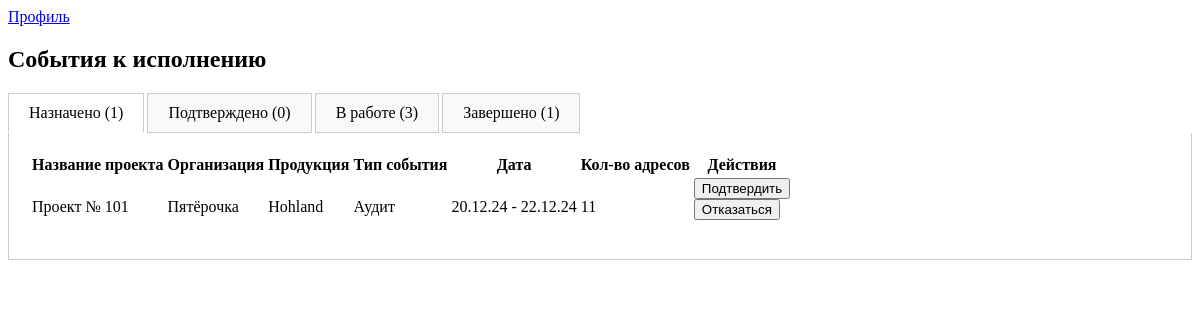
Page /projects/assigned-events/ (signed in) on the committed database.
### projects/models.py (models this page shows, shortened)
class Event(models.Model):
    EVENT_TYPES = (
        ('montage', 'Монтаж'),
        ('audit', 'Аудит'),
        ('dismantle', 'Демонтаж'),
    )
    STATUS_CHOICES = [
        ('created', 'Создано'),
        ('assigned', 'Назначено'),
        ('in_progress', 'В работе'),
        ('completed', 'Завершено'),
    ]
    project = models.ForeignKey(Project, related_name='events', on_delete=models.CASCADE)
    event_type = models.CharField(choices=EVENT_TYPES, max_length=20)
    status = models.CharField(max_length=11, choices=STATUS_CHOICES, default='created')
    description = models.TextField(blank=True)
    photo_count = models.IntegerField()
    event_date = models.DateField()
    duration_days = models.IntegerField()
    assigned_users = models.ManyToManyField(User, through='EventUser', blank=True, related_name='events_as_assignee')
    def due_date(self):
        return self.event_date + timezone.timedelta(days=self.duration_days)

class Project(models.Model):
    user = models.ForeignKey(User, on_delete=models.CASCADE)  # Убрали null=True
    name = models.CharField(max_length=255)
    description = models.TextField(blank=True)
    excel_file = models.FileField(upload_to='excel/', null=True, blank=True)
    organization = models.CharField(max_length=255, blank=True, null=True)  # Новое поле
    product = models.CharField(max_length=255, blank=True, null=True)  # Новое поле

### projects/views.py (the view)
# urls.py: path('assigned-events/', views.assigned_events_list, name='assigned_events_list'),
@login_required
def assigned_events_list(request):
    current_user = request.user
    event_users_by_status = {
        'assigned': EventUser.objects.filter(user=current_user, status='assigned').order_by('event__event_date'),
        'confirmed': EventUser.objects.filter(user=current_user, status='confirmed').order_by('event__event_date'),
        'in_progress': EventUser.objects.filter(user=current_user, status='in_progress').order_by('event__event_date'),
        'completed': EventUser.objects.filter(user=current_user, status='completed').order_by('event__event_date'),
    }
    event_data_by_status = {}
    status_display_map = dict(EventUser.STATUS_CHOICES)
    manager_api_key = None
    for status, events in event_users_by_status.items():
        status_display = status_display_map.get(status, status)
        event_data_by_status[status] = {
            'display': status_display,
            'count': events.count(),
            'events': [
                (e.event, e.event.addresses.filter(assigned_user=current_user).count())
                for e in events
            ]
        }
        if manager_api_key is None and events.exists():
            first_event = events.first().event
            manager_api_key = first_event.project.user.profile.api_key
    in_progress_addresses = []
    if 'in_progress' in event_users_by_status:
        in_progress_events = event_users_by_status['in_progress']
        for event_user in in_progress_events:
            event_addresses = event_user.event.addresses.filter(assigned_user=current_user)
            in_progress_addresses.extend(event_addresses)
    return render(request, 'projects/assigned_events_list.html', {
        'event_data_by_status': event_data_by_status,
        'in_progress_addresses': in_progress_addresses if in_progress_addresses else None,
        'manager_api_key': manager_api_key,  # Передаем API ключ менеджера
    })

### projects/templates/projects/assigned_events_list.html (shortened to what this page needs)
<html>
<head>
    {% load static %}
</head>
<body>
    <a href="{% url 'executor_profile' %}">Профиль</a>
    <h2>События к исполнению</h2>
    <div id="tabs">
        {% for status, data in event_data_by_status.items %}
            <div class="tab {% if forloop.first %}active{% endif %}" data-status="{{ status }}">
                {{ data.display }} ({{ data.count }})
            </div>
        {% endfor %}
    </div>
    <div id="tab-contents">
        {% for status, data in event_data_by_status.items %}
        <div class="tab-content {% if forloop.first %}active{% endif %}" id="content-{{ status }}">
            <table>
                {% if data.events %}
                    <thead>
                        <tr>
                            <th>Название проекта</th>
                            <th>Организация</th>
                            <th>Продукция</th>
                            <th>Тип события</th>
                            <th>Дата</th>
                            <th>Кол-во адресов</th>
                            <th>Действия</th>
                        </tr>
                    </thead>
                {% endif %}
                <tbody>
                    {% for event, assigned_address_count in data.events %}
                        <tr data-url="{% url 'event_detail' event.id %}">
                            <td class="clickable">{{ event.project.name }}</td>
                            <td class="clickable">{{ event.project.organization }}</td>
                            <td class="clickable">{{ event.project.product }}</td>
                            <td class="clickable">{{ event.get_event_type_display }}</td>
                            <td>{{ event.event_date|date:"d.m.y" }} - {{ event.due_date|date:"d.m.y" }}</td>
                            <td>{{ assigned_address_count }}</td>
                            <td>
                                {% if status == 'in_progress' or status == 'completed' %}
                                <a href="{% url 'event_detail' event.id %}">Детали</a>
                                {% elif status == 'assigned' %}
                                <button type="button" class="confirm-btn" data-event-id="{{ event.id }}" data-user-id="{{ request.user.id }}">Подтвердить</button>
                                <form action="{% url 'event_remove' event.id %}" method="post" class="remove-form">
                                    <button type="button" class="remove-btn" data-event-name="{{ event.project.name }}" data-event-type="{{ event.get_event_type_display }}">Отказаться</button>
                                </form>
                                {% endif %}
                            </td>
                        </tr>
                        {% empty %}
                        <tr>
                            <td colspan="7">Нет событий со статусом "{{ data.display|lower }}".</td>
                        </tr>
                    {% endfor %}
                </tbody>
            </table>
        </div>
        {% endfor %}
    </div>
</body>
</html>

### projects/templates/projects/assigned_events_list.html (style rules this page uses)
.tab { display: inline-block; padding: 10px 20px; cursor: pointer; border: 1px solid #ccc; margin-right: -1px; background-color: #f9f9f9; }
.tab.active { background-color: #fff; border-bottom: none; }
.tab-content { display: none; padding: 20px; border: 1px solid #ccc; border-top: none; }
.tab-content.active { display: block; }
td.clickable { cursor: pointer; }

### rows in the picture
Event: project.name "Проект № 101", project.organization "Пятёрочка", project.product "Hohland", event_type "Аудит", event_date "20.12.24", due_date "22.12.24", assigned_address_count "11"

### other values in the picture
{{ data.display }} "Назначено" "Подтверждено" "В работе" "Завершено"
{{ data.count }} "1" "0" "3" "1"
